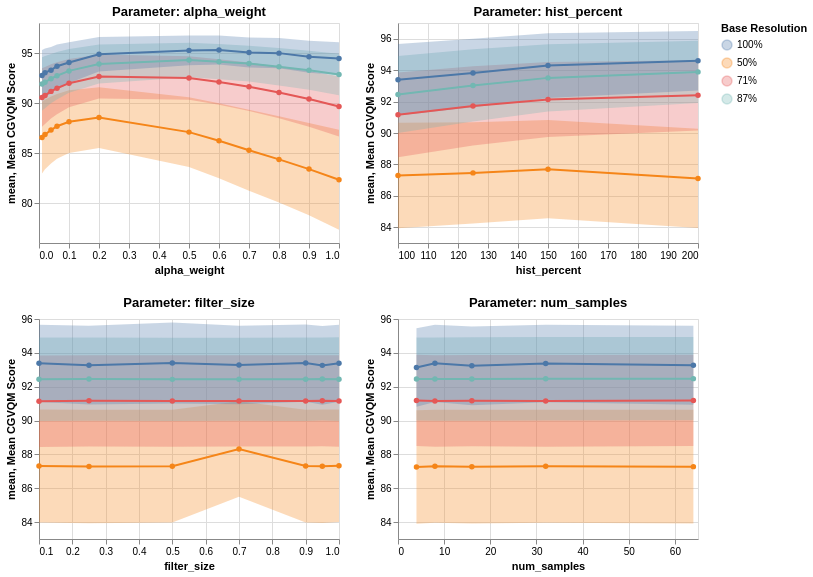

Notebook cell for this chart:
### Code cell
# Aggregate across scenes (mean score per param × value × resolution)
agg = df.groupby(['parameter', 'resolution', 'value'])['score'].agg(['mean', 'std', 'count']).reset_index()
agg['se'] = agg['std'] / np.sqrt(agg['count'])  # standard error
agg['ci95'] = 1.96 * agg['se']
agg['resolution'] = agg['resolution'].astype(str) + '%'

charts = []
for param in PARAMS:
    sub = agg[agg['parameter'] == param]

    line = alt.Chart(sub).mark_line(point=True).encode(
        x=alt.X('value:Q', title=param),
        y=alt.Y('mean:Q', title='Mean CGVQM Score', scale=alt.Scale(zero=False)),
        color=alt.Color('resolution:N', title='Base Resolution'),
        tooltip=['resolution', 'value', alt.Tooltip('mean:Q', format='.3f'), alt.Tooltip('ci95:Q', format='.3f')]
    )

    band = alt.Chart(sub).mark_errorband().encode(
        x='value:Q',
        y=alt.Y('mean:Q'),
        yError='ci95:Q',
        color='resolution:N'
    )

    charts.append((band + line).properties(title=f'Parameter: {param}', width=300, height=220))

alt.vconcat(*[alt.hconcat(*charts[:2]), alt.hconcat(*charts[2:])]).resolve_scale(color='shared')

### Figure 1 — Vega-Lite specification as saved in the notebook (floating-point values rounded to 4 significant figures)
{"config": {"view": {"continuousWidth": 300, "continuousHeight": 300}}, "vconcat": [{"hconcat": [{"layer": [{"mark": {"type": "errorband"}, "encoding": {"color": {"field": "resolution", "type": "nominal"}, "x": {"field": "value", "type": "quantitative"}, "y": {"field": "mean", "type": "quantitative"}, "yError": {"field": "ci95"}}}, {"mark": {"type": "line", "point": true}, "encoding": {"color": {"field": "resolution", "title": "Base Resolution", "type": "nominal"}, "tooltip": [{"field": "resolution", "type": "nominal"}, {"field": "value", "type": "quantitative"}, {"field": "mean", "format": ".3f", "type": "quantitative"}, {"field": "ci95", "format": ".3f", "type": "quantitative"}], "x": {"field": "value", "title": "alpha_weight", "type": "quantitative"}, "y": {"field": "mean", "scale": {"zero": false}, "title": "Mean CGVQM Score", "type": "quantitative"}}}], "data": {"name": "data-d776c13c4443ec3612c8bb292b6b5f86"}, "height": 220, "title": "Parameter: alpha_weight", "width": 300}, {"layer": [{"mark": {"type": "errorband"}, "encoding": {"color": {"field": "resolution", "type": "nominal"}, "x": {"field": "value", "type": "quantitative"}, "y": {"field": "mean", "type": "quantitative"}, "yError": {"field": "ci95"}}}, {"mark": {"type": "line", "point": true}, "encoding": {"color": {"field": "resolution", "title": "Base Resolution", "type": "nominal"}, "tooltip": [{"field": "resolution", "type": "nominal"}, {"field": "value", "type": "quantitative"}, {"field": "mean", "format": ".3f", "type": "quantitative"}, {"field": "ci95", "format": ".3f", "type": "quantitative"}], "x": {"field": "value", "title": "hist_percent", "type": "quantitative"}, "y": {"field": "mean", "scale": {"zero": false}, "title": "Mean CGVQM Score", "type": "quantitative"}}}], "data": {"name": "data-11ef833ce1dbf8e7678ab2a86c5bd423"}, "height": 220, "title": "Parameter: hist_percent", "width": 300}]}, {"hconcat": [{"layer": [{"mark": {"type": "errorband"}, "encoding": {"color": {"field": "resolution", "type": "nominal"}, "x": {"field": "value", "type": "quantitative"}, "y": {"field": "mean", "type": "quantitative"}, "yError": {"field": "ci95"}}}, {"mark": {"type": "line", "point": true}, "encoding": {"color": {"field": "resolution", "title": "Base Resolution", "type": "nominal"}, "tooltip": [{"field": "resolution", "type": "nominal"}, {"field": "value", "type": "quantitative"}, {"field": "mean", "format": ".3f", "type": "quantitative"}, {"field": "ci95", "format": ".3f", "type": "quantitative"}], "x": {"field": "value", "title": "filter_size", "type": "quantitative"}, "y": {"field": "mean", "scale": {"zero": false}, "title": "Mean CGVQM Score", "type": "quantitative"}}}], "data": {"name": "data-07ba5eef8aa537d928cf07ed6dfe05ef"}, "height": 220, "title": "Parameter: filter_size", "width": 300}, {"layer": [{"mark": {"type": "errorband"}, "encoding": {"color": {"field": "resolution", "type": "nominal"}, "x": {"field": "value", "type": "quantitative"}, "y": {"field": "mean", "type": "quantitative"}, "yError": {"field": "ci95"}}}, {"mark": {"type": "line", "point": true}, "encoding": {"color": {"field": "resolution", "title": "Base Resolution", "type": "nominal"}, "tooltip": [{"field": "resolution", "type": "nominal"}, {"field": "value", "type": "quantitative"}, {"field": "mean", "format": ".3f", "type": "quantitative"}, {"field": "ci95", "format": ".3f", "type": "quantitative"}], "x": {"field": "value", "title": "num_samples", "type": "quantitative"}, "y": {"field": "mean", "scale": {"zero": false}, "title": "Mean CGVQM Score", "type": "quantitative"}}}], "data": {"name": "data-c9ddc6e46da193728e4dd318d8534214"}, "height": 220, "title": "Parameter: num_samples", "width": 300}]}], "resolve": {"scale": {"color": "shared"}}, "$schema": "https://vega.github.io/schema/vega-lite/v6.1.0.json", "datasets": {"data-d776c13c4443ec3612c8bb292b6b5f86": [{"parameter": "alpha_weight", "resolution": "50%", "value": 0.01, "mean": 86.55, "std": 8.401, "count": 21, "se": 1.833, "ci95": 3.593}, {"parameter": "alpha_weight", "resolution": "50%", "value": 0.02, "mean": 86.85, "std": 8.116, "count": 21, "se": 1.771, "ci95": 3.471}, {"parameter": "alpha_weight", "resolution": "50%", "value": 0.04, "mean": 87.29, "std": 7.832, "count": 21, "se": 1.709, "ci95": 3.35}, {"parameter": "alpha_weight", "resolution": "50%", "value": 0.06, "mean": 87.67, "std": 7.569, "count": 21, "se": 1.652, "ci95": 3.237}, {"parameter": "alpha_weight", "resolution": "50%", "value": 0.1, "mean": 88.13, "std": 7.324, "count": 21, "se": 1.598, "ci95": 3.133}, {"parameter": "alpha_weight", "resolution": "50%", "value": 0.2, "mean": 88.55, "std": 7.098, "count": 21, "se": 1.549, "ci95": 3.036}, {"parameter": "alpha_weight", "resolution": "50%", "value": 0.5, "mean": 87.09, "std": 8.154, "count": 21, "se": 1.779, "ci95": 3.488}, {"parameter": "alpha_weight", "resolution": "50%", "value": 0.6, "mean": 86.22, "std": 8.762, "count": 21, "se": 1.912, "ci95": 3.748}, {"parameter": "alpha_weight", "resolution": "50%", "value": 0.7, "mean": 85.28, "std": 9.454, "count": 21, "se": 2.063, "ci95": 4.044}, {"parameter": "alpha_weight", "resolution": "50%", "value": 0.8, "mean": 84.36, "std": 10.09, "count": 21, "se": 2.201, "ci95": 4.314}, {"parameter": "alpha_weight", "resolution": "50%", "value": 0.9, "mean": 83.39, "std": 10.78, "count": 21, "se": 2.352, "ci95": 4.609}, {"parameter": "alpha_weight", "resolution": "50%", "value": 1.0, "mean": 82.32, "std": 11.71, "count": 21, "se": 2.554, "ci95": 5.007}, {"parameter": "alpha_weight", "resolution": "71%", "value": 0.01, "mean": 90.56, "std": 6.851, "count": 21, "se": 1.495, "ci95": 2.93}, {"parameter": "alpha_weight", "resolution": "71%", "value": 0.02, "mean": 90.76, "std": 6.656, "count": 21, "se": 1.453, "ci95": 2.847}, {"parameter": "alpha_weight", "resolution": "71%", "value": 0.04, "mean": 91.16, "std": 6.314, "count": 21, "se": 1.378, "ci95": 2.7}, {"parameter": "alpha_weight", "resolution": "71%", "value": 0.06, "mean": 91.48, "std": 6.052, "count": 21, "se": 1.321, "ci95": 2.589}, {"parameter": "alpha_weight", "resolution": "71%", "value": 0.1, "mean": 91.98, "std": 5.661, "count": 21, "se": 1.235, "ci95": 2.421}, {"parameter": "alpha_weight", "resolution": "71%", "value": 0.2, "mean": 92.64, "std": 5.142, "count": 21, "se": 1.122, "ci95": 2.199}, {"parameter": "alpha_weight", "resolution": "71%", "value": 0.5, "mean": 92.49, "std": 5.091, "count": 21, "se": 1.111, "ci95": 2.177}, {"parameter": "alpha_weight", "resolution": "71%", "value": 0.6, "mean": 92.11, "std": 5.323, "count": 21, "se": 1.162, "ci95": 2.277}, {"parameter": "alpha_weight", "resolution": "71%", "value": 0.7, "mean": 91.62, "std": 5.646, "count": 21, "se": 1.232, "ci95": 2.415}, {"parameter": "alpha_weight", "resolution": "71%", "value": 0.8, "mean": 91.06, "std": 6.019, "count": 21, "se": 1.313, "ci95": 2.574}, {"parameter": "alpha_weight", "resolution": "71%", "value": 0.9, "mean": 90.4, "std": 6.486, "count": 21, "se": 1.415, "ci95": 2.774}, {"parameter": "alpha_weight", "resolution": "71%", "value": 1.0, "mean": 89.65, "std": 7.041, "count": 21, "se": 1.537, "ci95": 3.012}, {"parameter": "alpha_weight", "resolution": "87%", "value": 0.01, "mean": 91.9, "std": 6.27, "count": 21, "se": 1.368, "ci95": 2.682}, {"parameter": "alpha_weight", "resolution": "87%", "value": 0.02, "mean": 92.09, "std": 6.11, "count": 21, "se": 1.333, "ci95": 2.613}, {"parameter": "alpha_weight", "resolution": "87%", "value": 0.04, "mean": 92.43, "std": 5.748, "count": 21, "se": 1.254, "ci95": 2.458}, {"parameter": "alpha_weight", "resolution": "87%", "value": 0.06, "mean": 92.72, "std": 5.528, "count": 21, "se": 1.206, "ci95": 2.364}, {"parameter": "alpha_weight", "resolution": "87%", "value": 0.1, "mean": 93.21, "std": 5.092, "count": 21, "se": 1.111, "ci95": 2.178}, {"parameter": "alpha_weight", "resolution": "87%", "value": 0.2, "mean": 93.9, "std": 4.563, "count": 21, "se": 0.9957, "ci95": 1.952}, {"parameter": "alpha_weight", "resolution": "87%", "value": 0.5, "mean": 94.31, "std": 4.019, "count": 21, "se": 0.877, "ci95": 1.719}, {"parameter": "alpha_weight", "resolution": "87%", "value": 0.6, "mean": 94.13, "std": 4.103, "count": 21, "se": 0.8953, "ci95": 1.755}, {"parameter": "alpha_weight", "resolution": "87%", "value": 0.7, "mean": 93.94, "std": 4.166, "count": 21, "se": 0.9092, "ci95": 1.782}, {"parameter": "alpha_weight", "resolution": "87%", "value": 0.8, "mean": 93.62, "std": 4.382, "count": 21, "se": 0.9563, "ci95": 1.874}, {"parameter": "alpha_weight", "resolution": "87%", "value": 0.9, "mean": 93.28, "std": 4.561, "count": 21, "se": 0.9952, "ci95": 1.951}, {"parameter": "alpha_weight", "resolution": "87%", "value": 1.0, "mean": 92.85, "std": 4.851, "count": 21, "se": 1.059, "ci95": 2.075}, {"parameter": "alpha_weight", "resolution": "100%", "value": 0.01, "mean": 92.75, "std": 5.954, "count": 21, "se": 1.299, "ci95": 2.547}, {"parameter": "alpha_weight", "resolution": "100%", "value": 0.02, "mean": 93.04, "std": 5.67, "count": 21, "se": 1.237, "ci95": 2.425}, {"parameter": "alpha_weight", "resolution": "100%", "value": 0.04, "mean": 93.28, "std": 5.425, "count": 21, "se": 1.184, "ci95": 2.32}, {"parameter": "alpha_weight", "resolution": "100%", "value": 0.06, "mean": 93.68, "std": 5.06, "count": 21, "se": 1.104, "ci95": 2.164}, {"parameter": "alpha_weight", "resolution": "100%", "value": 0.1, "mean": 94.04, "std": 4.748, "count": 21, "se": 1.036, "ci95": 2.031}, {"parameter": "alpha_weight", "resolution": "100%", "value": 0.2, "mean": 94.87, "std": 4.032, "count": 21, "se": 0.8799, "ci95": 1.725}, {"parameter": "alpha_weight", "resolution": "100%", "value": 0.5, "mean": 95.26, "std": 3.471, "count": 21, "se": 0.7574, "ci95": 1.485}, {"parameter": "alpha_weight", "resolution": "100%", "value": 0.6, "mean": 95.3, "std": 3.373, "count": 21, "se": 0.736, "ci95": 1.443}, {"parameter": "alpha_weight", "resolution": "100%", "value": 0.7, "mean": 95.06, "std": 3.5, "count": 21, "se": 0.7637, "ci95": 1.497}, {"parameter": "alpha_weight", "resolution": "100%", "value": 0.8, "mean": 94.99, "std": 3.527, "count": 21, "se": 0.7697, "ci95": 1.509}, {"parameter": "alpha_weight", "resolution": "100%", "value": 0.9, "mean": 94.62, "std": 3.74, "count": 21, "se": 0.8161, "ci95": 1.599}, {"parameter": "alpha_weight", "resolution": "100%", "value": 1.0, "mean": 94.44, "std": 3.85, "count": 21, "se": 0.8402, "ci95": 1.647}], "data-11ef833ce1dbf8e7678ab2a86c5bd423": [{"parameter": "hist_percent", "resolution": "50%", "value": 100.0, "mean": 87.3, "std": 7.835, "count": 21, "se": 1.71, "ci95": 3.351}, {"parameter": "hist_percent", "resolution": "50%", "value": 125.0, "mean": 87.46, "std": 7.541, "count": 21, "se": 1.646, "ci95": 3.225}, {"parameter": "hist_percent", "resolution": "50%", "value": 150.0, "mean": 87.7, "std": 7.322, "count": 21, "se": 1.598, "ci95": 3.132}, {"parameter": "hist_percent", "resolution": "50%", "value": 200.0, "mean": 87.11, "std": 7.39, "count": 21, "se": 1.613, "ci95": 3.161}, {"parameter": "hist_percent", "resolution": "71%", "value": 100.0, "mean": 91.16, "std": 6.304, "count": 21, "se": 1.376, "ci95": 2.696}, {"parameter": "hist_percent", "resolution": "71%", "value": 125.0, "mean": 91.72, "std": 5.889, "count": 21, "se": 1.285, "ci95": 2.519}, {"parameter": "hist_percent", "resolution": "71%", "value": 150.0, "mean": 92.13, "std": 5.566, "count": 21, "se": 1.215, "ci95": 2.38}, {"parameter": "hist_percent", "resolution": "71%", "value": 200.0, "mean": 92.4, "std": 5.225, "count": 21, "se": 1.14, "ci95": 2.235}, {"parameter": "hist_percent", "resolution": "87%", "value": 100.0, "mean": 92.45, "std": 5.737, "count": 21, "se": 1.252, "ci95": 2.454}, {"parameter": "hist_percent", "resolution": "87%", "value": 125.0, "mean": 93.03, "std": 5.387, "count": 21, "se": 1.175, "ci95": 2.304}, {"parameter": "hist_percent", "resolution": "87%", "value": 150.0, "mean": 93.51, "std": 5.014, "count": 21, "se": 1.094, "ci95": 2.145}, {"parameter": "hist_percent", "resolution": "87%", "value": 200.0, "mean": 93.89, "std": 4.639, "count": 21, "se": 1.012, "ci95": 1.984}, {"parameter": "hist_percent", "resolution": "100%", "value": 100.0, "mean": 93.39, "std": 5.332, "count": 21, "se": 1.163, "ci95": 2.28}, {"parameter": "hist_percent", "resolution": "100%", "value": 125.0, "mean": 93.82, "std": 5.086, "count": 21, "se": 1.11, "ci95": 2.175}, {"parameter": "hist_percent", "resolution": "100%", "value": 150.0, "mean": 94.29, "std": 4.695, "count": 20, "se": 1.05, "ci95": 2.058}, {"parameter": "hist_percent", "resolution": "100%", "value": 200.0, "mean": 94.6, "std": 4.321, "count": 20, "se": 0.9662, "ci95": 1.894}], "data-07ba5eef8aa537d928cf07ed6dfe05ef": [{"parameter": "filter_size", "resolution": "50%", "value": 0.1, "mean": 87.31, "std": 7.803, "count": 21, "se": 1.703, "ci95": 3.337}, {"parameter": "filter_size", "resolution": "50%", "value": 0.25, "mean": 87.28, "std": 7.843, "count": 21, "se": 1.712, "ci95": 3.355}, {"parameter": "filter_size", "resolution": "50%", "value": 0.5, "mean": 87.31, "std": 7.803, "count": 21, "se": 1.703, "ci95": 3.337}, {"parameter": "filter_size", "resolution": "50%", "value": 0.7, "mean": 88.31, "std": 6.434, "count": 20, "se": 1.439, "ci95": 2.82}, {"parameter": "filter_size", "resolution": "50%", "value": 0.9, "mean": 87.31, "std": 7.786, "count": 21, "se": 1.699, "ci95": 3.33}, {"parameter": "filter_size", "resolution": "50%", "value": 0.95, "mean": 87.3, "std": 7.828, "count": 21, "se": 1.708, "ci95": 3.348}, {"parameter": "filter_size", "resolution": "50%", "value": 1.0, "mean": 87.32, "std": 7.779, "count": 21, "se": 1.698, "ci95": 3.327}, {"parameter": "filter_size", "resolution": "71%", "value": 0.1, "mean": 91.14, "std": 6.325, "count": 21, "se": 1.38, "ci95": 2.705}, {"parameter": "filter_size", "resolution": "71%", "value": 0.25, "mean": 91.16, "std": 6.295, "count": 21, "se": 1.374, "ci95": 2.693}, {"parameter": "filter_size", "resolution": "71%", "value": 0.5, "mean": 91.16, "std": 6.316, "count": 21, "se": 1.378, "ci95": 2.701}, {"parameter": "filter_size", "resolution": "71%", "value": 0.7, "mean": 91.16, "std": 6.299, "count": 21, "se": 1.375, "ci95": 2.694}, {"parameter": "filter_size", "resolution": "71%", "value": 0.9, "mean": 91.16, "std": 6.306, "count": 21, "se": 1.376, "ci95": 2.697}, {"parameter": "filter_size", "resolution": "71%", "value": 0.95, "mean": 91.17, "std": 6.289, "count": 21, "se": 1.372, "ci95": 2.69}, {"parameter": "filter_size", "resolution": "71%", "value": 1.0, "mean": 91.15, "std": 6.31, "count": 21, "se": 1.377, "ci95": 2.699}, {"parameter": "filter_size", "resolution": "87%", "value": 0.1, "mean": 92.44, "std": 5.762, "count": 21, "se": 1.257, "ci95": 2.464}, {"parameter": "filter_size", "resolution": "87%", "value": 0.25, "mean": 92.45, "std": 5.741, "count": 21, "se": 1.253, "ci95": 2.455}, {"parameter": "filter_size", "resolution": "87%", "value": 0.5, "mean": 92.43, "std": 5.765, "count": 21, "se": 1.258, "ci95": 2.466}, {"parameter": "filter_size", "resolution": "87%", "value": 0.7, "mean": 92.44, "std": 5.736, "count": 21, "se": 1.252, "ci95": 2.453}, {"parameter": "filter_size", "resolution": "87%", "value": 0.9, "mean": 92.44, "std": 5.769, "count": 21, "se": 1.259, "ci95": 2.467}, {"parameter": "filter_size", "resolution": "87%", "value": 0.95, "mean": 92.46, "std": 5.732, "count": 21, "se": 1.251, "ci95": 2.452}, {"parameter": "filter_size", "resolution": "87%", "value": 1.0, "mean": 92.44, "std": 5.78, "count": 21, "se": 1.261, "ci95": 2.472}, {"parameter": "filter_size", "resolution": "100%", "value": 0.1, "mean": 93.38, "std": 5.335, "count": 21, "se": 1.164, "ci95": 2.282}, {"parameter": "filter_size", "resolution": "100%", "value": 0.25, "mean": 93.27, "std": 5.43, "count": 21, "se": 1.185, "ci95": 2.322}, {"parameter": "filter_size", "resolution": "100%", "value": 0.5, "mean": 93.4, "std": 5.467, "count": 20, "se": 1.222, "ci95": 2.396}, {"parameter": "filter_size", "resolution": "100%", "value": 0.7, "mean": 93.28, "std": 5.412, "count": 21, "se": 1.181, "ci95": 2.315}, {"parameter": "filter_size", "resolution": "100%", "value": 0.9, "mean": 93.39, "std": 5.332, "count": 21, "se": 1.164, "ci95": 2.28}, {"parameter": "filter_size", "resolution": "100%", "value": 0.95, "mean": 93.26, "std": 5.43, "count": 21, "se": 1.185, "ci95": 2.322}, {"parameter": "filter_size", "resolution": "100%", "value": 1.0, "mean": 93.39, "std": 5.334, "count": 21, "se": 1.164, "ci95": 2.281}], "data-c9ddc6e46da193728e4dd318d8534214": [{"parameter": "num_samples", "resolution": "50%", "value": 4.0, "mean": 87.25, "std": 7.831, "count": 21, "se": 1.709, "ci95": 3.349}, {"parameter": "num_samples", "resolution": "50%", "value": 8.0, "mean": 87.3, "std": 7.8, "count": 21, "se": 1.702, "ci95": 3.336}, {"parameter": "num_samples", "resolution": "50%", "value": 16.0, "mean": 87.27, "std": 7.854, "count": 21, "se": 1.714, "ci95": 3.359}, {"parameter": "num_samples", "resolution": "50%", "value": 32.0, "mean": 87.3, "std": 7.795, "count": 21, "se": 1.701, "ci95": 3.334}, {"parameter": "num_samples", "resolution": "50%", "value": 64.0, "mean": 87.28, "std": 7.844, "count": 21, "se": 1.712, "ci95": 3.355}, {"parameter": "num_samples", "resolution": "71%", "value": 4.0, "mean": 91.19, "std": 6.298, "count": 21, "se": 1.374, "ci95": 2.694}, {"parameter": "num_samples", "resolution": "71%", "value": 8.0, "mean": 91.15, "std": 6.316, "count": 21, "se": 1.378, "ci95": 2.701}, {"parameter": "num_samples", "resolution": "71%", "value": 16.0, "mean": 91.17, "std": 6.304, "count": 21, "se": 1.376, "ci95": 2.696}, {"parameter": "num_samples", "resolution": "71%", "value": 32.0, "mean": 91.16, "std": 6.328, "count": 21, "se": 1.381, "ci95": 2.706}, {"parameter": "num_samples", "resolution": "71%", "value": 64.0, "mean": 91.19, "std": 6.294, "count": 21, "se": 1.374, "ci95": 2.692}, {"parameter": "num_samples", "resolution": "87%", "value": 4.0, "mean": 92.45, "std": 5.732, "count": 21, "se": 1.251, "ci95": 2.452}, {"parameter": "num_samples", "resolution": "87%", "value": 8.0, "mean": 92.45, "std": 5.759, "count": 21, "se": 1.257, "ci95": 2.463}, {"parameter": "num_samples", "resolution": "87%", "value": 16.0, "mean": 92.45, "std": 5.752, "count": 21, "se": 1.255, "ci95": 2.46}, {"parameter": "num_samples", "resolution": "87%", "value": 32.0, "mean": 92.47, "std": 5.767, "count": 21, "se": 1.258, "ci95": 2.467}, {"parameter": "num_samples", "resolution": "87%", "value": 64.0, "mean": 92.48, "std": 5.742, "count": 21, "se": 1.253, "ci95": 2.456}, {"parameter": "num_samples", "resolution": "100%", "value": 4.0, "mean": 93.14, "std": 5.418, "count": 21, "se": 1.182, "ci95": 2.317}, {"parameter": "num_samples", "resolution": "100%", "value": 8.0, "mean": 93.38, "std": 5.336, "count": 21, "se": 1.164, "ci95": 2.282}, {"parameter": "num_samples", "resolution": "100%", "value": 16.0, "mean": 93.23, "std": 5.441, "count": 21, "se": 1.187, "ci95": 2.327}, {"parameter": "num_samples", "resolution": "100%", "value": 32.0, "mean": 93.37, "std": 5.358, "count": 21, "se": 1.169, "ci95": 2.292}, {"parameter": "num_samples", "resolution": "100%", "value": 64.0, "mean": 93.27, "std": 5.46, "count": 21, "se": 1.191, "ci95": 2.335}]}}
